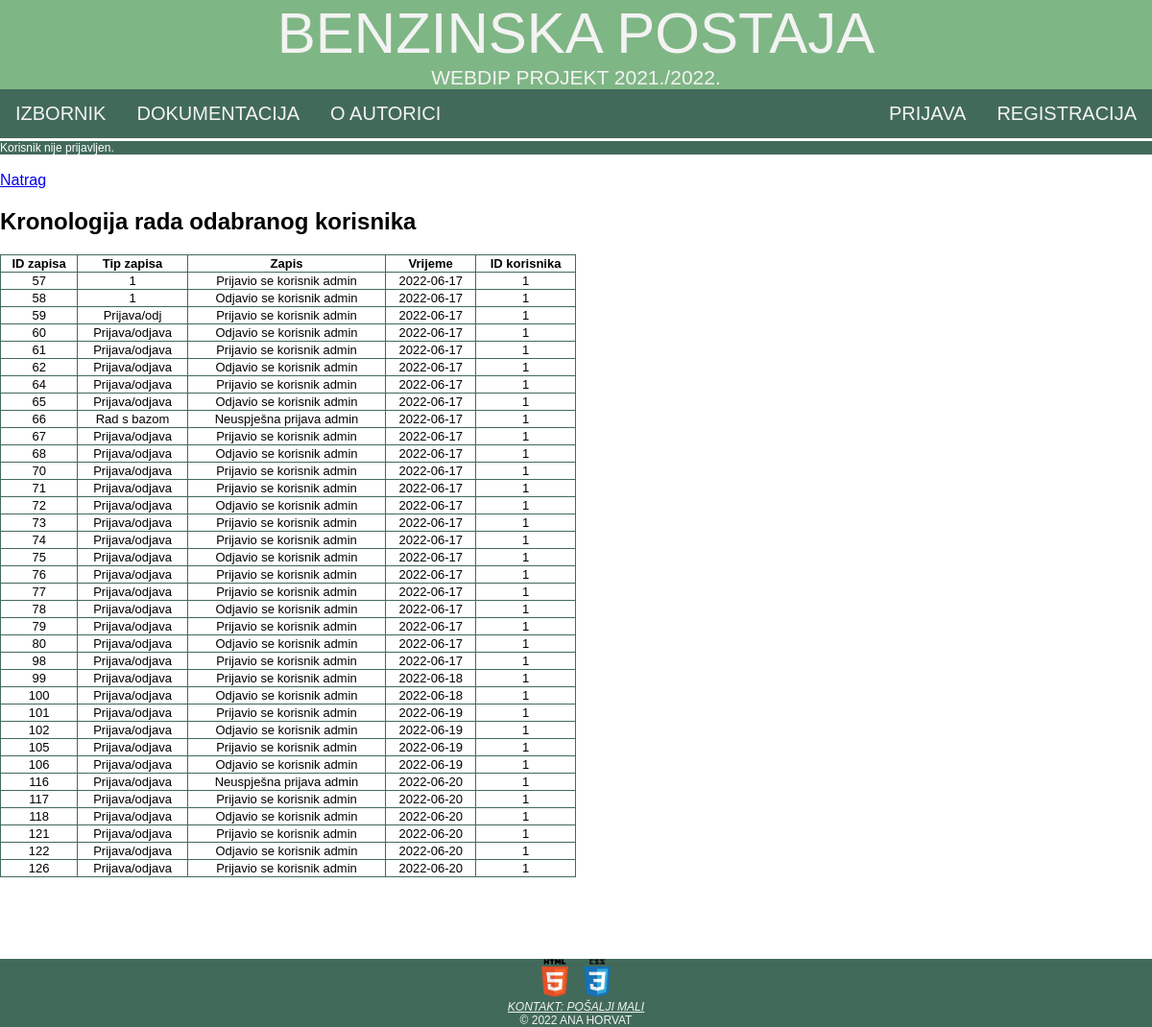
The page /statistikaJednogKorisnika.php?id=1 on the database its author committed.
### tables this page shows
CREATE TABLE `dnevnik` (
  `id_zapisa` int(11) NOT NULL,
  `tip_zapisa` varchar(100) NOT NULL,
  `zapis` varchar(100) NOT NULL,
  `vrijeme` date NOT NULL,
  `id_korisnika` int(11) NOT NULL
);

### class/baza.class.php (called while the page is built, shortened)
<?php
class Baza {
    private $veza = null;
    function spojiDB() {
        $this->veza = new mysqli(self::server, self::korisnik, self::lozinka, self::baza);
        $this->veza->set_charset("utf8");
        return $this->veza;
    }
    function selectDB($upit) {
        $rezultat = $this->veza->query($upit);
        return $rezultat;
    }
}
?>

### statistikaJednogKorisnika.php (the view, shortened to what this page needs)
<?php
$adresa = $_SERVER["HTTP_HOST"] . $_SERVER["REQUEST_URI"];
require("./class/baza.class.php");
$baza = new Baza();
$id_korisnika = htmlspecialchars($_GET['id']);
$baza->spojiDB();
$upit = "SELECT * FROM dnevnik WHERE id_korisnika = '$id_korisnika'";
$rezultat = $baza->selectDB($upit);
$korisnik = "<table style='width:50%'><tr><th>ID zapisa</th><th>Tip zapisa</th><th>Zapis</th><th>Vrijeme</th><th>ID korisnika</th></tr>\n";
while (list($id_zapisa,$tip_zapisa,$zapis,$vrijeme,$id_korisnika) = $rezultat->fetch_array()){
    $korisnik.= "<tr><td>$id_zapisa</td><td>$tip_zapisa</td><td>$zapis</td><td>$vrijeme</td><td>$id_korisnika</td></tr>\n";
}
$korisnik.= "</table>\n";
?>
<!DOCTYPE html>
<html>
<head>
    <link rel="stylesheet" href="./css/ahorvat3.css" type="text/css" media="screen">
    <link rel="stylesheet" href="./css/print.css" type="text/css" media="print">
</head>
<body>
    <header id="zaglavlje">
        <a class="naslov" href="./index.php">Benzinska postaja</a>
        <br>
        <a class="opis">WebDiP projekt 2021./2022.</a>
    </header>
    <nav>
        <ul id="navigacija">
            <li class="lijevo"><a href="izbornik.php">Izbornik</a></li>
            <li class="lijevo"><a href="dokumentacija.html">Dokumentacija</a></li>
            <li class="lijevo"><a href="o_autoru.html">O autorici</a></li>
            <li class="desno"><a href="registracija.php">Registracija</a></li>
            <li class="desno"><a href="./prijava.php">Prijava</a></li>
        </ul>
    </nav>
    <?php
    if (isset($_SESSION['korisnik'])) {
        echo "<a id=\"prijavljenkor\" href=\"odjava.php\">Trenutno ste prijavljeni kao korisnik $_SESSION[korisnik]. Kliknite ovdje za odjavu.</a>";
    } else {
        echo "<a id=\"prijavljenkor\">Korisnik nije prijavljen.</a>";
    }
    ?>
    <br>
    <a href="pregledDnevnika.php">Natrag</a>
    <h2>Kronologija rada odabranog korisnika</h2>
    <div class="zadnji">
        <?php
            echo $korisnik;
        ?>
    </div>
    <br><br>
    <footer id="podnozje">
        <a href="https://validator.w3.org/check?uri=<?php echo $adresa ?>" target="_blank"><img class="validacija" src="./materijali/HTML5.png" alt="HTML5 validacija"></a>
        <a href="https://jigsaw.w3.org/css-validator/validator?uri=<?php echo $adresa ?>" target="_blank"> <img class="validacija" src="./materijali/CSS3.png" alt="CSS3 validacija"></a>
        <address>
            <a href="mailto:ahorvat3@foi.hr">Kontakt: pošalji mali</a>
        </address>
        <a>&copy; 2022 Ana Horvat</a>
    </footer>
</body>
</html>

### css/ahorvat3.css (style rules this page uses)
html { font-family: 'Trebuchet MS', 'Lucida Sans Unicode', 'Lucida Grande', 'Lucida Sans', Arial, sans-serif; background-color: #FFFFFF; }
body { width: 100%; margin: 0em; padding: 0em; height: 100%; }
#zaglavlje { background-color: #7FB685; text-align: center; color: #F3F3F3; text-transform: uppercase; }
.naslov { font-size: 60px; text-decoration: none; color: #F3F3F3; }
.opis { font-size: 21px; }
#navigacija { list-style-type: none; margin: 0; padding: 0; overflow: hidden; background-color: #426A5A; }
#navigacija li.lijevo { float: left; }
#navigacija li.desno { float: right; }
#navigacija li a { display: block; color: #F3F3F3; text-align: center; padding: 14px 16px; text-decoration: none; text-transform: uppercase; font-size: 20px; }
#podnozje { font-size: 12px; background-color: #426A5A; text-align: center; color: #F3F3F3; text-transform: uppercase; text-decoration: none; position: fixed; bottom: 0; width: 100%; }
#podnozje a { color: #F3F3F3; }
.validacija { height: 40px; width: 40px; }
.lijevo { text-align: left; }
#prijavljenkor { border-top-color: white; border-top-style: solid; display: block; background-color: #426A5A; color:white; text-decoration: none; text-align: left; font-size: 12px; }
.zadnji { margin-bottom: 10%; }
table, th, td { border: 1px solid #426A5A ; border-collapse: collapse; text-align: center; font-size: small; }

### css/print.css (style rules this page uses)
html { background: white; color: black; font-size: 10px; }
#zaglavlje { display: none; }
#podnozje { display: none; }
#navigacija { display: none; }
a { display: none; }

### rows shown on the page
dnevnik: id_zapisa "57", tip_zapisa "1", zapis "Prijavio se korisnik admin", vrijeme "2022-06-17", id_korisnika "1"
dnevnik: id_zapisa "58", tip_zapisa "1", zapis "Odjavio se korisnik admin", vrijeme "2022-06-17", id_korisnika "1"
dnevnik: id_zapisa "59", tip_zapisa "Prijava/odj", zapis "Prijavio se korisnik admin", vrijeme "2022-06-17", id_korisnika "1"
dnevnik: id_zapisa "60", tip_zapisa "Prijava/odjava", zapis "Odjavio se korisnik admin", vrijeme "2022-06-17", id_korisnika "1"
dnevnik: id_zapisa "61", tip_zapisa "Prijava/odjava", zapis "Prijavio se korisnik admin", vrijeme "2022-06-17", id_korisnika "1"
dnevnik: id_zapisa "62", tip_zapisa "Prijava/odjava", zapis "Odjavio se korisnik admin", vrijeme "2022-06-17", id_korisnika "1"
dnevnik: id_zapisa "64", tip_zapisa "Prijava/odjava", zapis "Prijavio se korisnik admin", vrijeme "2022-06-17", id_korisnika "1"
dnevnik: id_zapisa "65", tip_zapisa "Prijava/odjava", zapis "Odjavio se korisnik admin", vrijeme "2022-06-17", id_korisnika "1"
dnevnik: id_zapisa "66", tip_zapisa "Rad s bazom", zapis "Neuspješna prijava admin", vrijeme "2022-06-17", id_korisnika "1"
dnevnik: id_zapisa "67", tip_zapisa "Prijava/odjava", zapis "Prijavio se korisnik admin", vrijeme "2022-06-17", id_korisnika "1"
dnevnik: id_zapisa "68", tip_zapisa "Prijava/odjava", zapis "Odjavio se korisnik admin", vrijeme "2022-06-17", id_korisnika "1"
dnevnik: id_zapisa "70", tip_zapisa "Prijava/odjava", zapis "Prijavio se korisnik admin", vrijeme "2022-06-17", id_korisnika "1"
dnevnik: id_zapisa "71", tip_zapisa "Prijava/odjava", zapis "Prijavio se korisnik admin", vrijeme "2022-06-17", id_korisnika "1"
dnevnik: id_zapisa "72", tip_zapisa "Prijava/odjava", zapis "Odjavio se korisnik admin", vrijeme "2022-06-17", id_korisnika "1"
dnevnik: id_zapisa "73", tip_zapisa "Prijava/odjava", zapis "Prijavio se korisnik admin", vrijeme "2022-06-17", id_korisnika "1"
dnevnik: id_zapisa "74", tip_zapisa "Prijava/odjava", zapis "Prijavio se korisnik admin", vrijeme "2022-06-17", id_korisnika "1"
dnevnik: id_zapisa "75", tip_zapisa "Prijava/odjava", zapis "Odjavio se korisnik admin", vrijeme "2022-06-17", id_korisnika "1"
dnevnik: id_zapisa "76", tip_zapisa "Prijava/odjava", zapis "Prijavio se korisnik admin", vrijeme "2022-06-17", id_korisnika "1"
dnevnik: id_zapisa "77", tip_zapisa "Prijava/odjava", zapis "Prijavio se korisnik admin", vrijeme "2022-06-17", id_korisnika "1"
dnevnik: id_zapisa "78", tip_zapisa "Prijava/odjava", zapis "Odjavio se korisnik admin", vrijeme "2022-06-17", id_korisnika "1"
dnevnik: id_zapisa "79", tip_zapisa "Prijava/odjava", zapis "Prijavio se korisnik admin", vrijeme "2022-06-17", id_korisnika "1"
dnevnik: id_zapisa "80", tip_zapisa "Prijava/odjava", zapis "Odjavio se korisnik admin", vrijeme "2022-06-17", id_korisnika "1"
dnevnik: id_zapisa "98", tip_zapisa "Prijava/odjava", zapis "Prijavio se korisnik admin", vrijeme "2022-06-17", id_korisnika "1"
dnevnik: id_zapisa "99", tip_zapisa "Prijava/odjava", zapis "Prijavio se korisnik admin", vrijeme "2022-06-18", id_korisnika "1"
dnevnik: id_zapisa "100", tip_zapisa "Prijava/odjava", zapis "Odjavio se korisnik admin", vrijeme "2022-06-18", id_korisnika "1"
dnevnik: id_zapisa "101", tip_zapisa "Prijava/odjava", zapis "Prijavio se korisnik admin", vrijeme "2022-06-19", id_korisnika "1"
dnevnik: id_zapisa "102", tip_zapisa "Prijava/odjava", zapis "Odjavio se korisnik admin", vrijeme "2022-06-19", id_korisnika "1"
dnevnik: id_zapisa "105", tip_zapisa "Prijava/odjava", zapis "Prijavio se korisnik admin", vrijeme "2022-06-19", id_korisnika "1"
dnevnik: id_zapisa "106", tip_zapisa "Prijava/odjava", zapis "Odjavio se korisnik admin", vrijeme "2022-06-19", id_korisnika "1"
dnevnik: id_zapisa "116", tip_zapisa "Prijava/odjava", zapis "Neuspješna prijava admin", vrijeme "2022-06-20", id_korisnika "1"
dnevnik: id_zapisa "117", tip_zapisa "Prijava/odjava", zapis "Prijavio se korisnik admin", vrijeme "2022-06-20", id_korisnika "1"
dnevnik: id_zapisa "118", tip_zapisa "Prijava/odjava", zapis "Odjavio se korisnik admin", vrijeme "2022-06-20", id_korisnika "1"
dnevnik: id_zapisa "121", tip_zapisa "Prijava/odjava", zapis "Prijavio se korisnik admin", vrijeme "2022-06-20", id_korisnika "1"
dnevnik: id_zapisa "122", tip_zapisa "Prijava/odjava", zapis "Odjavio se korisnik admin", vrijeme "2022-06-20", id_korisnika "1"
dnevnik: id_zapisa "126", tip_zapisa "Prijava/odjava", zapis "Prijavio se korisnik admin", vrijeme "2022-06-20", id_korisnika "1"
